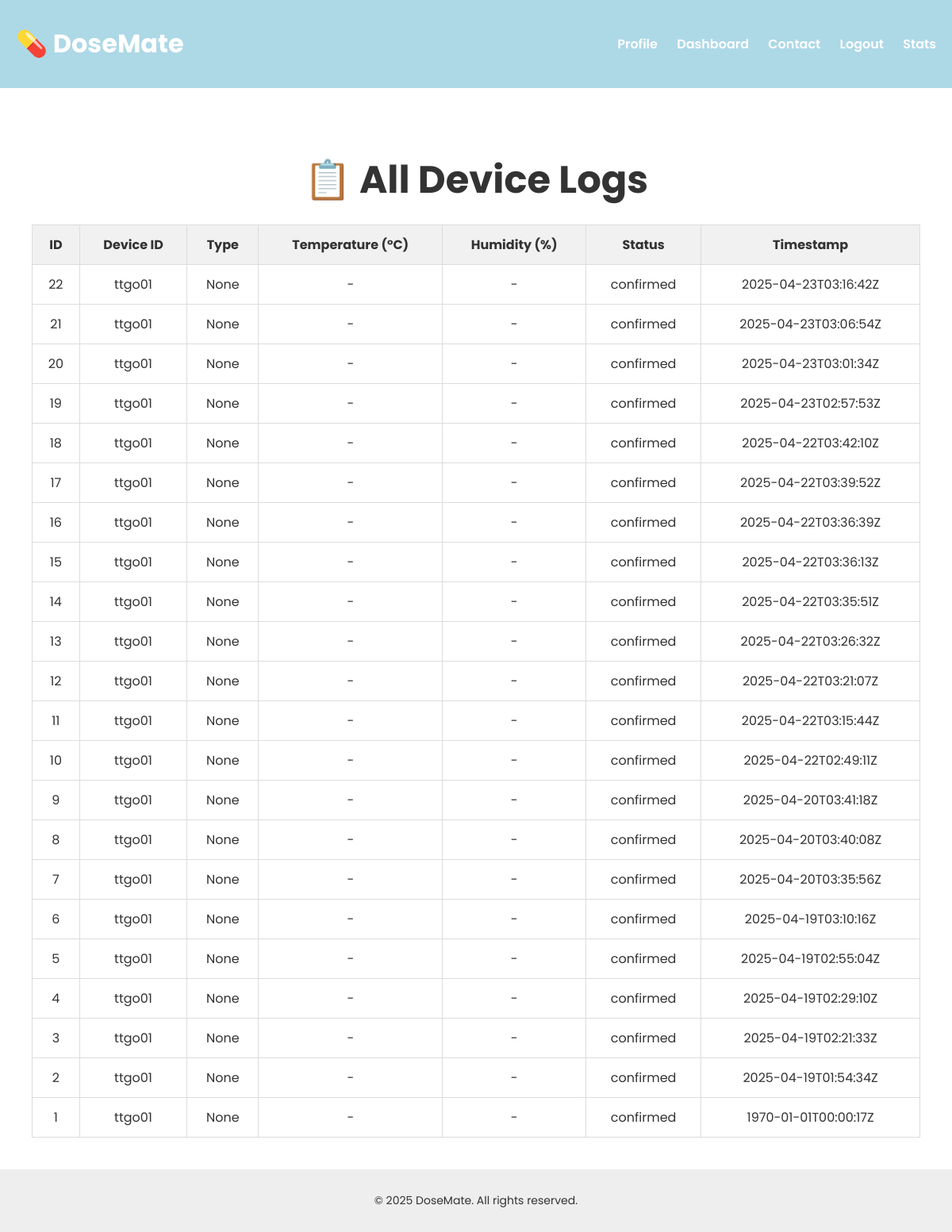
The app's page /dashboard (signed in) with its own data.
### tables this page shows
CREATE TABLE medication_logs (
            id INTEGER PRIMARY KEY AUTOINCREMENT,
            device_id TEXT NOT NULL,
            status TEXT NOT NULL,
            timestamp TEXT NOT NULL
        , type TEXT, temperature REAL, humidity REAL);

### server.py (the view)
@app.route("/dashboard")
@login_required
def dashboard():
    conn = sqlite3.connect('medication.db')
    conn.row_factory = sqlite3.Row
    c = conn.cursor()
    c.execute("""
        SELECT
            id,
            device_id,
            type,
            temperature,
            humidity,
            status,
            timestamp
        FROM medication_logs
        ORDER BY timestamp DESC
    """)
    rows = c.fetchall()
    conn.close()
    return render_template("dashboard.html", logs=rows)

### server.py (called while the page is built)
def login_required(f):
    @wraps(f)
    def decorated(*args, **kwargs):
        if "user_id" not in session:
            flash("Tienes que iniciar sesión primero", "error")
            return redirect(url_for("login"))
        return f(*args, **kwargs)
    return decorated

### templates/dashboard.html (shortened to what this page needs)
<!DOCTYPE html>
<html lang="en">
<head>
  <link rel="stylesheet" href="{{ url_for('static', filename='styles.css') }}">
</head>
<body>
  {% include "header.html" %}
  <main>
    <h2>📋 All Device Logs</h2>
    <table>
      <thead>
        <tr>
          <th>ID</th>
          <th>Device ID</th>
          <th>Type</th>
          <th>Temperature (°C)</th>
          <th>Humidity (%)</th>
          <th>Status</th>
          <th>Timestamp</th>
        </tr>
      </thead>
      <tbody>
        {% for row in logs %}
        <tr>
          <td>{{ row['id'] }}</td>
          <td>{{ row['device_id'] }}</td>
          <td>{{ row['type'] }}</td>
          <td>{{ row['temperature'] if row['temperature'] is not none else '-' }}</td>
          <td>{{ row['humidity'] if row['humidity'] is not none else '-' }}</td>
          <td>
            {% if row['status'] == 'optimal' %}
              <span style="color: green;">{{ row['status'] }}</span>
            {% elif row['status'] == 'regular' %}
              <span style="color: orange;">{{ row['status'] }}</span>
            {% elif row['status'] == 'danger' %}
              <span style="color: red;">{{ row['status'] }}</span>
            {% else %}
              {{ row['status'] }}
            {% endif %}
          </td>
          <td>{{ row['timestamp'] }}</td>
        </tr>
        {% endfor %}
      </tbody>
    </table>
  </main>
  <footer>
    <p>&copy; 2025 DoseMate. All rights reserved.</p>
  </footer>
</body>
</html>

### templates/header.html
<header>
  <h1>
    <a href="{% if session.get('user_id') %}{{ url_for('welcome') }}{% else %}{{ url_for('home') }}{% endif %}"
       style="text-decoration: none; color: inherit;">
      <span role="img" aria-label="pill">💊</span> DoseMate
    </a>
  </h1>
  <nav>
    {% if session.get('user_id') %}
      <a href="{{ url_for('profile') }}">Profile</a>
      <a href="{{ url_for('dashboard') }}">Dashboard</a>
      <a href="{{ url_for('contact') }}">Contact</a>
      <a href="{{ url_for('logout') }}">Logout</a>
      <a href="{{ url_for('stats') }}">Stats</a>
    {% else %}
      <a href="{{ url_for('contact') }}">Contact</a>
    {% endif %}
  </nav>
</header>

### static/styles.css (style rules this page uses)
body { font-family: 'Poppins', sans-serif; margin: 0; padding: 0; background-color: #ffffff; color: #333; }
header { background-color: #add8e6; padding: 10px 20px; color: white; display: flex; align-items: center; justify-content: space-between; }
nav a { color: white; text-decoration: none; margin-left: 20px; font-weight: 600; }
main { padding: 40px; text-align: center; }
main h2 { font-size: 48px; margin-bottom: 20px; }
footer { background-color: #eee; padding: 15px; text-align: center; font-size: 14px; }
table { width: 100%; border-collapse: collapse; margin-top: 20px; }
th, td { padding: 12px; border: 1px solid #ddd; text-align: center; }
th { background-color: #f1f1f1; }

### records on screen
medication_logs: id "22", device_id "ttgo01", type "None", row "-", status "confirmed", timestamp "2025-04-23T03:16:42Z"
medication_logs: id "21", device_id "ttgo01", type "None", row "-", status "confirmed", timestamp "2025-04-23T03:06:54Z"
medication_logs: id "20", device_id "ttgo01", type "None", row "-", status "confirmed", timestamp "2025-04-23T03:01:34Z"
medication_logs: id "19", device_id "ttgo01", type "None", row "-", status "confirmed", timestamp "2025-04-23T02:57:53Z"
medication_logs: id "18", device_id "ttgo01", type "None", row "-", status "confirmed", timestamp "2025-04-22T03:42:10Z"
medication_logs: id "17", device_id "ttgo01", type "None", row "-", status "confirmed", timestamp "2025-04-22T03:39:52Z"
medication_logs: id "16", device_id "ttgo01", type "None", row "-", status "confirmed", timestamp "2025-04-22T03:36:39Z"
medication_logs: id "15", device_id "ttgo01", type "None", row "-", status "confirmed", timestamp "2025-04-22T03:36:13Z"
medication_logs: id "14", device_id "ttgo01", type "None", row "-", status "confirmed", timestamp "2025-04-22T03:35:51Z"
medication_logs: id "13", device_id "ttgo01", type "None", row "-", status "confirmed", timestamp "2025-04-22T03:26:32Z"
medication_logs: id "12", device_id "ttgo01", type "None", row "-", status "confirmed", timestamp "2025-04-22T03:21:07Z"
medication_logs: id "11", device_id "ttgo01", type "None", row "-", status "confirmed", timestamp "2025-04-22T03:15:44Z"
medication_logs: id "10", device_id "ttgo01", type "None", row "-", status "confirmed", timestamp "2025-04-22T02:49:11Z"
medication_logs: id "9", device_id "ttgo01", type "None", row "-", status "confirmed", timestamp "2025-04-20T03:41:18Z"
medication_logs: id "8", device_id "ttgo01", type "None", row "-", status "confirmed", timestamp "2025-04-20T03:40:08Z"
medication_logs: id "7", device_id "ttgo01", type "None", row "-", status "confirmed", timestamp "2025-04-20T03:35:56Z"
medication_logs: id "6", device_id "ttgo01", type "None", row "-", status "confirmed", timestamp "2025-04-19T03:10:16Z"
medication_logs: id "5", device_id "ttgo01", type "None", row "-", status "confirmed", timestamp "2025-04-19T02:55:04Z"
medication_logs: id "4", device_id "ttgo01", type "None", row "-", status "confirmed", timestamp "2025-04-19T02:29:10Z"
medication_logs: id "3", device_id "ttgo01", type "None", row "-", status "confirmed", timestamp "2025-04-19T02:21:33Z"
medication_logs: id "2", device_id "ttgo01", type "None", row "-", status "confirmed", timestamp "2025-04-19T01:54:34Z"
medication_logs: id "1", device_id "ttgo01", type "None", row "-", status "confirmed", timestamp "1970-01-01T00:00:17Z"
